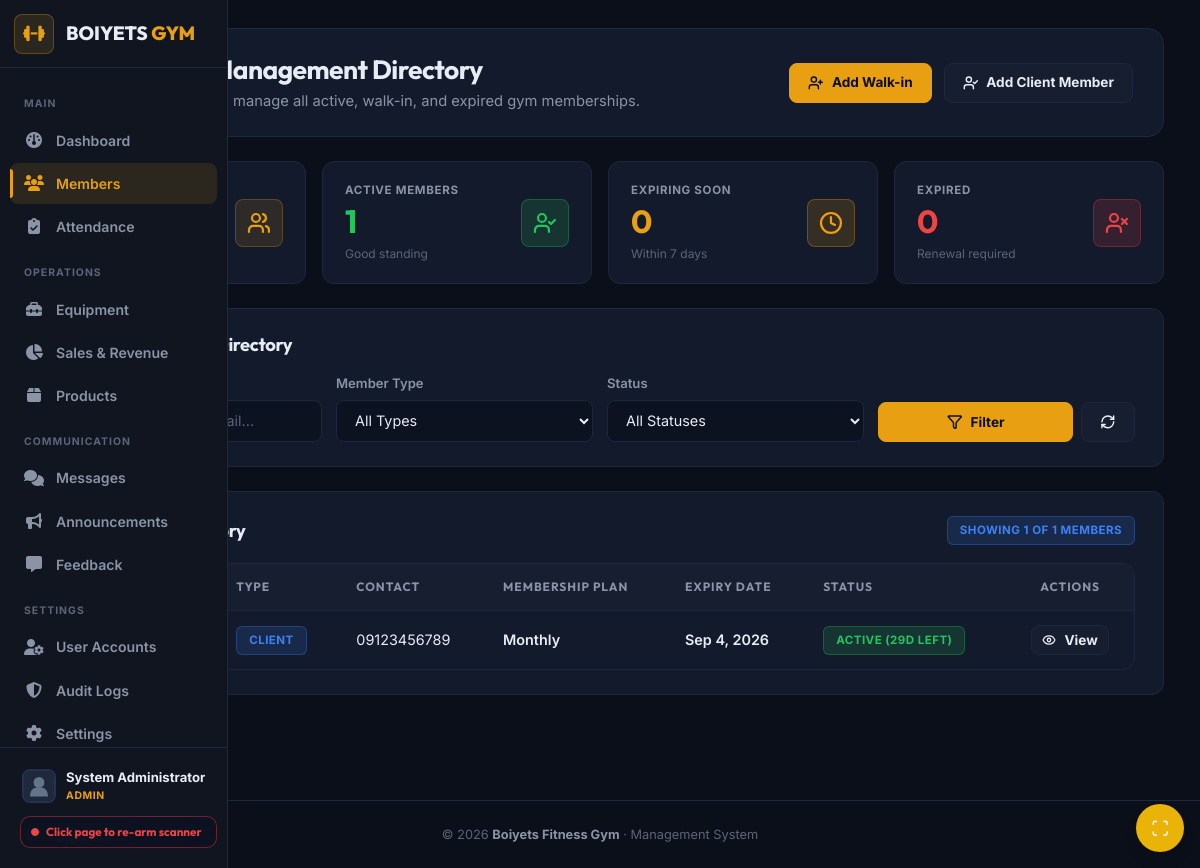
Page /all_members.php (signed in) on the committed database.
### tables this page shows
CREATE TABLE `members` (
  `id` int(11) NOT NULL,
  `member_type` enum('walk-in','client') NOT NULL,
  `full_name` varchar(100) NOT NULL,
  `age` int(11) NOT NULL,
  `contact_number` varchar(20) NOT NULL,
  `address` text NOT NULL,
  `gender` enum('male','female','other') DEFAULT NULL,
  `height` decimal(5,2) DEFAULT NULL,
  `weight` decimal(5,2) DEFAULT NULL,
  `fitness_goals` text DEFAULT NULL,
  `membership_plan` enum('daily','weekly','halfmonth','monthly') NOT NULL,
  `start_date` date NOT NULL,
  `expiry_date` date NOT NULL,
  `status` enum('active','expired','expiring') DEFAULT 'active',
  `created_at` timestamp NOT NULL DEFAULT current_timestamp(),
  `updated_at` timestamp NOT NULL DEFAULT current_timestamp() ON UPDATE current_timestamp(),
  `created_by` int(11) DEFAULT 1,
  `user_id` int(11) DEFAULT NULL,
  `qr_code_path` varchar(500) DEFAULT NULL,
  `deleted_at` timestamp NULL DEFAULT NULL
);

### public_html/all_members.php (the view, shortened to what this page needs)
<?php
require_once 'chat_functions.php';
$records_per_page = 10;
$page = isset($_GET['page']) ? (int)$_GET['page'] : 1;
$offset = ($page - 1) * $records_per_page;
$query_params = [];
$where_clause = '';
$count_sql = "SELECT COUNT(*) as total FROM members $where_clause";
$count_stmt = $conn->prepare($count_sql);
$count_stmt->execute();
$count_result = $count_stmt->get_result();
$total_records = $count_result->fetch_assoc()['total'];
$members_sql = "SELECT m.*, u.email, u.username
                FROM members m
                LEFT JOIN users u ON m.user_id = u.id
                $where_clause
                ORDER BY m.full_name
                LIMIT ? OFFSET ?";
$members_stmt = $conn->prepare($members_sql);
$query_params_with_pagination = $query_params;
$query_params_with_pagination[] = $records_per_page;
$query_params_with_pagination[] = $offset;
if (!empty($query_params_with_pagination)) {
    $param_types = str_repeat('s', count($query_params)) . 'ii';
    $members_stmt->bind_param($param_types, ...$query_params_with_pagination);
} else {
    $members_stmt->bind_param('ii', $records_per_page, $offset);
}
$members_stmt->execute();
$members_result = $members_stmt->get_result();
$allMembers = [];
while ($row = $members_result->fetch_assoc()) {
    $expiry = new DateTime($row['expiry_date']);
    $today = new DateTime();
    $daysLeft = $today->diff($expiry)->days;
    $row['days_left'] = $daysLeft;
    $allMembers[] = $row;
}
?>
<?php
require_once __DIR__ . '/includes/header.php';
require_once __DIR__ . '/includes/nav.php';
?>
<div class="gym-main-container">
  <div class="gym-page-header">
    <div>
      <h1 class="gym-page-title" style="display: flex; align-items: center; gap: 10px;">
        Member Management Directory
      </h1>
      <p class="gym-page-subtitle">View, search, filter, and manage all active, walk-in, and expired gym memberships.</p>
    </div>
    <div style="display: flex; gap: 0.75rem; flex-wrap: wrap;">
      <a href="member_registration.php?type=walk-in" class="gym-btn gym-btn-yellow">
        <i data-lucide="user-plus"></i> Add Walk-in
      </a>
      <a href="member_registration.php?type=client" class="gym-btn gym-btn-outline">
        <i data-lucide="user-check"></i> Add Client Member
      </a>
    </div>
  </div>
  <div class="gym-stats-grid">
    <div class="gym-stat-card">
      <div>
        <div class="gym-stat-label">Total Members</div>
        <div class="gym-stat-number" style="color: var(--accent-light);"><?php echo number_format($total_records); ?></div>
        <div style="font-size: 0.75rem; color: var(--text-dim); margin-top: 4px;">Registered directory count</div>
      </div>
      <div class="gym-stat-icon"><i data-lucide="users"></i></div>
    </div>
    <div class="gym-stat-card">
      <div>
        <div class="gym-stat-label">Active Members</div>
        <div class="gym-stat-number" style="color: #22c55e;">
          <?php
            $activeCount = array_filter($allMembers, function($member) { return $member['days_left'] > 7; });
            echo count($activeCount);
          ?>
        </div>
        <div style="font-size: 0.75rem; color: var(--text-dim); margin-top: 4px;">Good standing</div>
      </div>
      <div class="gym-stat-icon" style="background: rgba(34, 197, 94, 0.15); color: #22c55e; border-color: rgba(34, 197, 94, 0.3);">
        <i data-lucide="user-check"></i>
      </div>
    </div>
    <div class="gym-stat-card">
      <div>
        <div class="gym-stat-label">Expiring Soon</div>
        <div class="gym-stat-number" style="color: var(--accent);">
          <?php
            $expiringCount = array_filter($allMembers, function($member) { return $member['days_left'] > 0 && $member['days_left'] <= 7; });
            echo count($expiringCount);
          ?>
        </div>
        <div style="font-size: 0.75rem; color: var(--text-dim); margin-top: 4px;">Within 7 days</div>
      </div>
      <div class="gym-stat-icon" style="background: rgba(245, 158, 11, 0.15); color: #f59e0b; border-color: rgba(245, 158, 11, 0.3);">
        <i data-lucide="clock"></i>
      </div>
    </div>
    <div class="gym-stat-card" style="border-top-color: var(--red);">
      <div>
        <div class="gym-stat-label">Expired</div>
        <div class="gym-stat-number" style="color: var(--red);">
          <?php
            $expiredCount = array_filter($allMembers, function($member) { return $member['days_left'] <= 0; });
            echo count($expiredCount);
          ?>
        </div>
        <div style="font-size: 0.75rem; color: var(--text-dim); margin-top: 4px;">Renewal required</div>
      </div>
      <div class="gym-stat-icon" style="background: rgba(239, 68, 68, 0.15); color: var(--red); border-color: rgba(239, 68, 68, 0.3);">
        <i data-lucide="user-x"></i>
      </div>
    </div>
  </div>
  <div class="gym-card" style="margin-bottom: 24px !important;">
    <h2 class="gym-card-title">
      Filter Member Directory
    </h2>
    <form method="GET" style="display: grid; grid-template-columns: repeat(auto-fit, minmax(200px, 1fr)); gap: 14px; align-items: end;">
      <div>
        <label class="gym-label">Search Keyword</label>
      </div>
      <div>
        <label class="gym-label">Member Type</label>
        <select name="member_type" class="form-input" style="margin-bottom: 0 !important;">
          <option value="">All Types</option>
        </select>
      </div>
      <div>
        <label class="gym-label">Status</label>
        <select name="status" class="form-input" style="margin-bottom: 0 !important;">
          <option value="">All Statuses</option>
        </select>
      </div>
      <div style="display: flex; gap: 8px;">
        <button type="submit" class="gym-btn gym-btn-yellow" style="flex: 1;">
          <i data-lucide="filter"></i> Filter
        </button>
        <a href="all_members.php" class="gym-btn gym-btn-outline" style="min-width: 44px; justify-content: center;" title="Reset Filters">
          <i data-lucide="refresh-cw"></i>
        </a>
      </div>
    </form>
  </div>
  <div class="gym-card">
    <div style="display: flex; justify-content: space-between; align-items: center; flex-wrap: wrap; gap: 12px; margin-bottom: 18px;">
      <h2 class="gym-card-title" style="margin: 0 !important;">
      </h2>
      <span class="gym-badge gym-badge-info">Showing <?php echo count($allMembers); ?> of <?php echo $total_records; ?> members</span>
    </div>
    <div class="gym-table-wrapper" style="margin-bottom: 0 !important;">
      <table class="gym-table">
        <thead>
          <tr>
            <th>Member Name</th>
            <th>Type</th>
            <th>Contact</th>
            <th>Membership Plan</th>
            <th>Expiry Date</th>
            <th>Status</th>
            <th style="text-align: center;">Actions</th>
          </tr>
        </thead>
        <tbody id="membersTableBody">
          <?php foreach ($allMembers as $member): ?>
            <tr>
              <td style="font-weight: 700; color: var(--text-primary);"><?php echo htmlspecialchars($member['full_name']); ?></td>
              <td>
                <span class="gym-badge <?php echo $member['member_type'] === 'client' ? 'gym-badge-info' : 'gym-badge-warning'; ?>" style="text-transform: capitalize;">
                  <?php echo ucfirst($member['member_type']); ?>
                </span>
              </td>
              <td style="color: var(--text-secondary);"><?php echo htmlspecialchars($member['contact_number']); ?></td>
              <td style="font-weight: 600; text-transform: capitalize; color: var(--accent-light);"><?php echo ucfirst($member['membership_plan']); ?></td>
              <td style="white-space: nowrap; font-weight: 600; color: var(--text-primary);"><?php echo date('M j, Y', strtotime($member['expiry_date'])); ?></td>
              <td>
                <?php if ($member['days_left'] > 7): ?>
                  <span class="gym-badge gym-badge-active">Active (<?php echo $member['days_left']; ?>d left)</span>
                <?php elseif ($member['days_left'] > 0): ?>
                  <span class="gym-badge gym-badge-warning">Expiring in <?php echo $member['days_left']; ?>d</span>
                <?php else: ?>
                  <span class="gym-badge gym-badge-expired">Expired</span>
                <?php endif; ?>
              </td>
              <td style="text-align: center;">
                <button onclick="viewMember(<?php echo $member['id']; ?>)" class="gym-btn gym-btn-outline" style="min-height: 30px !important; padding: 4px 10px !important;" title="View Details">
                  <i data-lucide="eye" style="width: 14px; height: 14px;"></i> View
                </button>
              </td>
            </tr>
          <?php endforeach; ?>
        </tbody>
      </table>
    </div>
  </div>
  <button id="toggleQRScannerBtn" class="fixed bottom-4 right-4 bg-yellow-500 hover:bg-yellow-600  rounded-full w-12 h-12 flex items-center justify-center cursor-pointer shadow-lg z-40 transition-all duration-300">
    <i data-lucide="scan" class="w-6 h-6"></i>
  </button>
</div>
<?php require_once __DIR__ . '/includes/footer.php'; ?>

### rows in the picture
members: member_type "CLIENT", contact_number "09123456789", membership_plan "Monthly", expiry_date "Sep 4, 2026", days_left "29"

### other values in the picture
$user_name "System Administrator"
$user_role "ADMIN"
count($activeCount) "1"
count($expiringCount) "0"
count($expiredCount) "0"
count($allMembers) "1"
$total_records "1"
